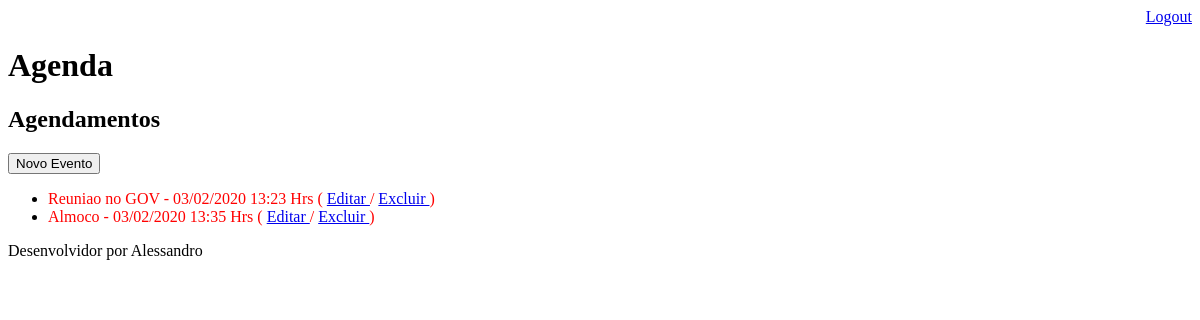
The page /agenda/ (signed in) on the database as committed earlier.
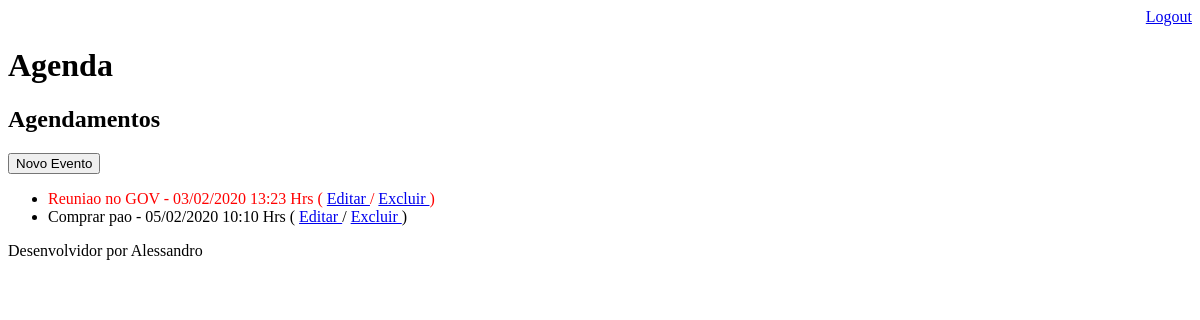
The same page on the database as committed later.
### core/models.py (models this page shows, shortened)
class Evento(models.Model):
    titulo = models.CharField(max_length=250)
    descricao = models.TextField(blank=True, null=True)
    data_evento = models.DateTimeField(verbose_name='Data do Evento')
    data_criacao = models.DateTimeField(auto_now=True)
    usuario = models.ForeignKey(User, on_delete=models.CASCADE)
    class Meta:
        db_table = 'evento'
    def get_data_criacao(self):
        return self.data_criacao.strftime('%d/%m/%Y %H:%M Hrs')
    def get_evento_atrasado(self):
        if self.data_evento < datetime.now():
            return True
        else:
            return False

### core/views.py (the view)
# urls.py: path('agenda/', views.lista_eventos),
@login_required(login_url='/login/')
def lista_eventos(request):
    usuario = request.user
    eventos = Evento.objects.filter(usuario=usuario)
    data = {'eventos': eventos}
    return render(request, 'agenda.html', data)

### templates/agenda.html
{% extends "model-page.html" %}
{% block content %}
    <h2> Agendamentos </h2>
    <a href="evento">
        <button type="button">Novo Evento</button>
    </a>
    <ul>
    {% for evento in eventos  %}
        <li>
            <div style={% if evento.get_evento_atrasado %}
                            "color : red"
                 {% endif %} >
                {{ evento.titulo }} - {{ evento.get_data_criacao }}
                ( <a href="evento/?id={{ evento.id }}"> Editar </a>
                / <a href="evento/delete/{{ evento.id }}/"> Excluir </a> )
            </div>
        </li>
    {% endfor %}
    </ul>
{% endblock %}

### templates/model-page.html
<!DOCTYPE html>
<html lang="en">
<head>
    {%  include "model-header.html" %}
</head>
<body>
    {% block content %}
    {% endblock %}
    {%  include "model-footer.html" %}
</body>
</html>

### templates/model-header.html (shortened to what this page needs)
    <div align="right">
        <a href="/logout">Logout</a>
    </div>
    <h1>Agenda</h1>

### templates/model-footer.html
<p>Desenvolvidor por Alessandro </p>

Rows that differ between the two databases and show on the page:
removed Evento: titulo "Almoco", get_data_criacao "03/02/2020 13:35 Hrs"
added Evento: titulo "Comprar pao", get_data_criacao "05/02/2020 10:10 Hrs"
